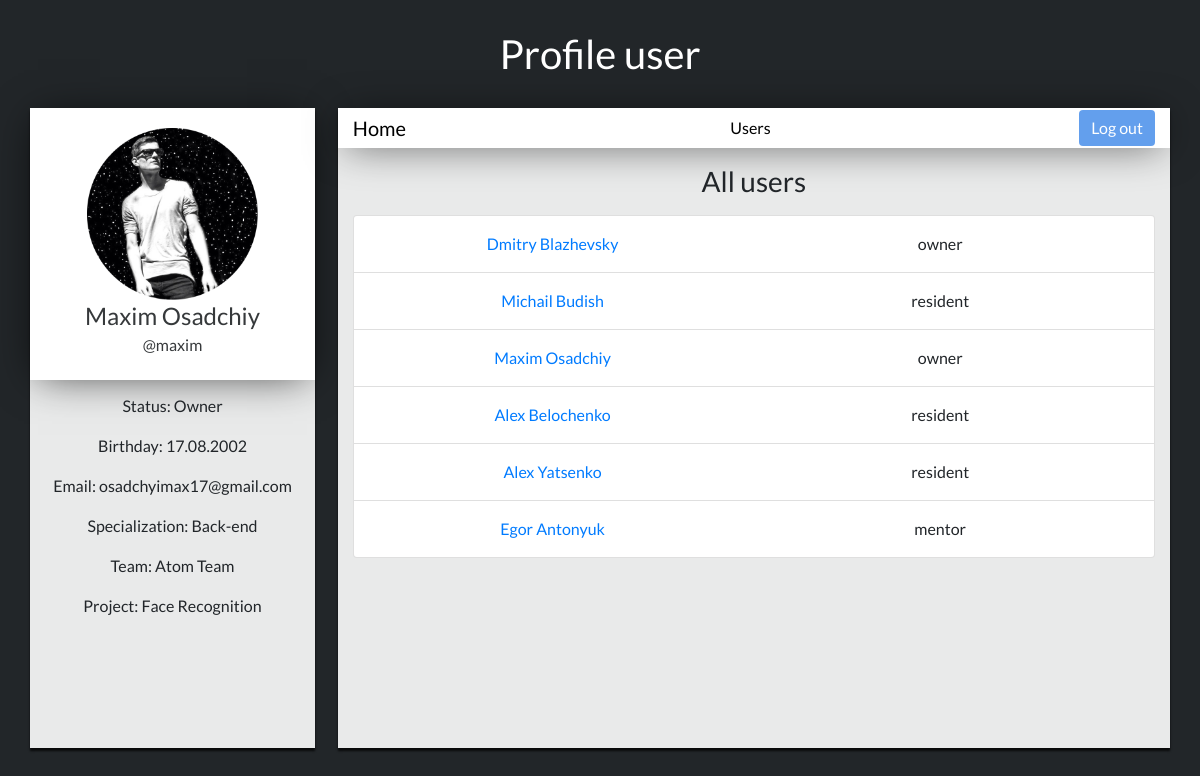
/users-user, run on the app's committed database.
### login/models.py (models this page shows, shortened)
class User(models.Model):
    superuser = models.IntegerField(default=None)
    name = models.CharField(max_length=30)
    surname = models.CharField(max_length=30)
    username = models.CharField(max_length=30)
    password = models.CharField(max_length=150)
    status = models.CharField(max_length=15)
    birth_date = models.DateTimeField()
    email = models.EmailField(max_length=30, null=True)
    specialization = models.CharField(max_length=30)
    team = models.CharField(max_length=50)
    project = models.CharField(max_length=50)
    last_seen = models.DateTimeField(auto_now=True)
    profile_photo = models.ImageField(upload_to='profile_photos')

### login/views.py (the view)
# urls.py: path('users-user', views.list_users_user, name='users_user'),
def list_users_user(request):
    residents = User.objects.filter(status='resident').count()
    mentors = User.objects.filter(status='mentor').count()
    owners = User.objects.filter(status='owner').count()
    users_list = User.objects.all()
    return render(request, 'users-user/index.html', {'list_users': users_list,'residents': residents,'mentors': mentors,'owners': owners})

### login/templates/users-user/index.html (shortened to what this page needs)
{% extends 'index-user-base.html' %}
{% block info_user %}
{% load staticfiles %}
<link rel="stylesheet" media="all" href="{% static 'css/home-user.css' %}" type="text/css">
<link rel="stylesheet" media="all" href="{% static 'css/base.css' %}" type="text/css">
    <div>
        {% if list_residents %}
            <h3 class="list-text">Residents List</h3>
        {% elif list_mentors %}
            <h3 class="list-text">Mentors List</h3>
        {% elif list_owners %}
            <h3 class="list-text">Owners List</h3>
        {% elif list_users %}
            <h3 class="list-text">All users</h3>
        {% endif %}
        <div class="container">
            <div class="row" style="padding: 5%;padding-top: 0;padding-left:0;padding-right:0;">
              <div class="col">
                <div class="userjoin-block">
                    <ul class="list-group">
                        {% for item in list_users %}
                            <li class="list-group-item">
                                <div class="container list-group">
                                    <div class="row">
                                        <div class="col-sm">
                                                <a href="/user-users/{{ item.id }}"><p style="text-align:center;margin: 0;line-height: 2;">{{ item.name }} {{ item.surname }}</p></a>
                                        </div>
                                        <div class="col-sm">
                                            <p class="list-text" style="text-align:center;margin: 0;line-height: 2;">{{item.status}}</p>
                                        </div>
                                    </div>
                                </div>
                            </li>
                        {% endfor %}
                    </ul>
                </div>
            </div>
        </div>
    </div>
    </div>
{% endblock %}

### login/static/css/base.css (style rules this page uses)
body { font-family: 'Lato', cursive; }
.userjoin-block { overflow-y: scroll; max-height: 50vh; }
.list-text { text-align: center; margin: 2%; }

### login/static/css/home-user.css (style rules this page uses)
body { background: #222629; font-family: 'Lato', cursive; }

### data on the page
User: name "Dmitry", surname "Blazhevsky", status "owner"
User: name "Michail", surname "Budish", status "resident"
User: name "Maxim", surname "Osadchiy", status "owner"
User: name "Alex", surname "Belochenko", status "resident"
User: name "Alex", surname "Yatsenko", status "resident"
User: name "Egor", surname "Antonyuk", status "mentor"
